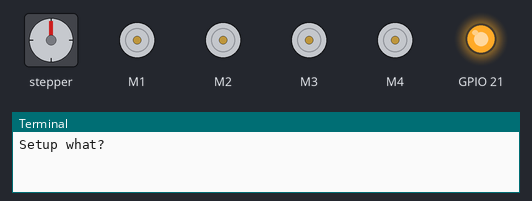
A program run on a simulated Raspberry Pi (BCM pin numbers). On the bench: stepper motor, 4 × DC motor (green arrow = forward, orange = backward, longer = faster), output pins drawn as LEDs (lit = HIGH), the last lines printed to the terminal. At 7.5 s the program stops and its outputs stay as they are.

Above: at 0.1 s.
At 2.1 s:
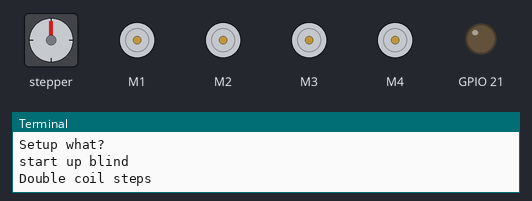
At 3.5 s:
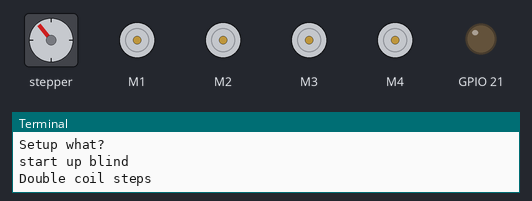
At 7.5 s:
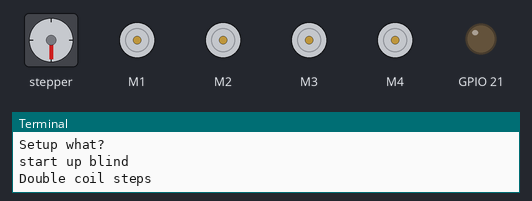
Timing chart, 0 to 9.0 s (numbered marks = the images above):
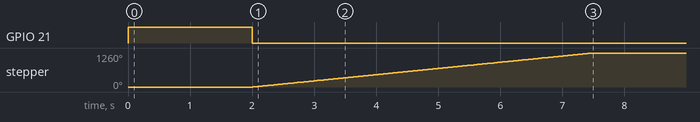

The program:

startSA.py
```python
from Adafruit_MotorHAT import Adafruit_MotorHAT, Adafruit_DCMotor, Adafruit_StepperMotor

import time
import RPi.GPIO as GPIO
import atexit


##### onLight
GPIO.setmode(GPIO.BCM)

print "Setup what?"

GPIO.setup(21, GPIO.OUT)
GPIO.output(21, False)

GPIO.output(21, True)
time.sleep(2)
#GPIO,output(21, False)
GPIO.cleanup()


##### upBlind
print "start up blind"
mh = Adafruit_MotorHAT(addr = 0x60)

def turnOffMotors():
        mh.getMotor(1).run(Adafruit_MotorHAT.RELEASE)
        mh.getMotor(2).run(Adafruit_MotorHAT.RELEASE)
        mh.getMotor(3).run(Adafruit_MotorHAT.RELEASE)
        mh.getMotor(4).run(Adafruit_MotorHAT.RELEASE)

atexit.register(turnOffMotors)

myStepper = mh.getStepper(200, 1)
myStepper.setSpeed(20000)

print("Double coil steps")
myStepper.step(700, Adafruit_MotorHAT.FORWARD,  Adafruit_MotorHAT.DOUBLE)
```

Measured:
- by itself, stepper: turns 1260° clockwise in 5.5 s
